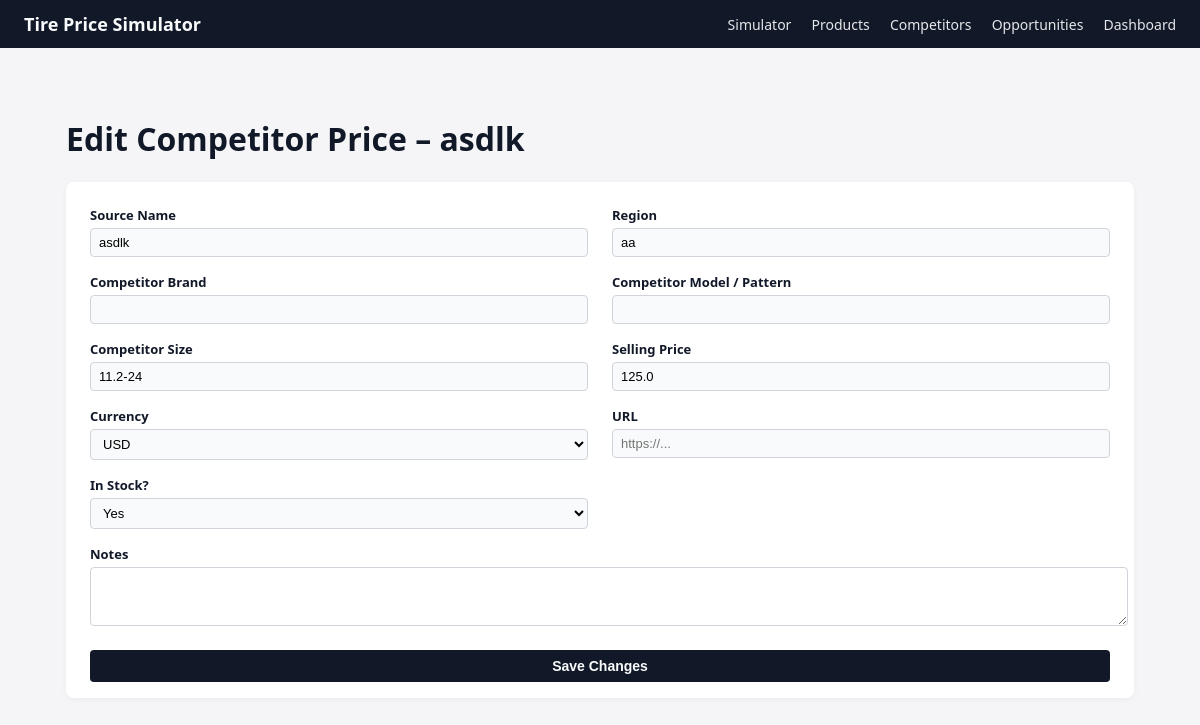
The app's page /competitors/1/edit with its own data.
### app/main.py (models this page shows)
class CompetitorPrice(Base):
    __tablename__ = "competitor_prices"
    id = Column(Integer, primary_key=True, index=True)
    product_id = Column(Integer, ForeignKey("products.id"), nullable=False)
    source_name = Column(String, nullable=False)   # e.g. “Tyres Int.”
    region = Column(String)                        # e.g. “US East”
    competitor_brand = Column(String)
    competitor_model = Column(String)
    competitor_size = Column(String)
    selling_price = Column(Float, default=0.0)
    currency = Column(String, default="USD")
    url = Column(String)
    in_stock = Column(Boolean, default=True)
    notes = Column(String)
    product = relationship("Product", back_populates="competitor_prices")

### app/main.py (the view)
@app.get("/competitors/{competitor_id}/edit", response_class=HTMLResponse)
def edit_competitor(
    competitor_id: int,
    request: Request,
    db: Session = Depends(get_db),
):
    competitor = (
        db.query(CompetitorPrice)
        .filter(CompetitorPrice.id == competitor_id)
        .first()
    )
    if not competitor:
        return RedirectResponse(url="/products", status_code=303)
    return templates.TemplateResponse(
        "edit_competitor.html",
        {
            "request": request,
            "competitor": competitor,
        },
    )

### templates/edit_competitor.html (shortened to what this page needs)
{% extends "base.html" %}
{% block content %}
<div class="main-container">
  <h1>Edit Competitor Price – {{ competitor.competitor_brand or competitor.source_name }}</h1>
  <form method="post" action="/competitors/{{ competitor.id }}/edit" class="form-grid">
    <div class="form-row">
      <label for="source_name">Source Name</label>
      <input type="text" id="source_name" name="source_name" value="{{ competitor.source_name }}" required>
    </div>
    <div class="form-row">
      <label for="region">Region</label>
      <input type="text" id="region" name="region" value="{{ competitor.region or '' }}" placeholder="e.g. US East, EU, Global">
    </div>
    <div class="form-row">
      <label for="competitor_brand">Competitor Brand</label>
      <input type="text" id="competitor_brand" name="competitor_brand" value="{{ competitor.competitor_brand or '' }}">
    </div>
    <div class="form-row">
      <label for="competitor_model">Competitor Model / Pattern</label>
      <input type="text" id="competitor_model" name="competitor_model" value="{{ competitor.competitor_model or '' }}">
    </div>
    <div class="form-row">
      <label for="competitor_size">Competitor Size</label>
      <input type="text" id="competitor_size" name="competitor_size" value="{{ competitor.competitor_size or '' }}">
    </div>
    <div class="form-row">
      <label for="selling_price">Selling Price</label>
      <input type="number" step="0.01" min="0" id="selling_price" name="selling_price" value="{{ competitor.selling_price or 0 }}">
    </div>
    <div class="form-row">
      <label for="currency">Currency</label>
      <select id="currency" name="currency">
        <option value="USD" {% if competitor.currency == "USD" %}selected{% endif %}>USD</option>
      </select>
    </div>
    <div class="form-row">
      <label for="url">URL</label>
      <input type="text" id="url" name="url" value="{{ competitor.url or '' }}" placeholder="https://...">
    </div>
    <div class="form-row">
      <label for="in_stock">In Stock?</label>
      <select id="in_stock" name="in_stock">
        <option value="1" {% if competitor.in_stock %}selected{% endif %}>Yes</option>
      </select>
    </div>
    <div class="form-row full-width">
      <label for="notes">Notes</label>
      <textarea id="notes" name="notes" rows="3" style="width:100%; padding:6px 8px; border-radius:4px; border:1px solid #d0d4da;">{{ competitor.notes or '' }}</textarea>
    </div>
    <div class="form-row full-width" style="margin-top:8px;">
      <button type="submit">Save Changes</button>
    </div>
  </form>
</div>
{% endblock %}

### templates/base.html (style rules this page uses)
.main-container { max-width: 1100px; margin: 0 auto; padding: 24px 16px 48px; }
form.form-grid { background: #ffffff; padding: 24px 24px 16px; border-radius: 8px; box-shadow: 0 2px 6px rgba(0,0,0,0.04); display: grid; grid-template-columns: repeat(2, minmax(0, 1fr)); gap: 16px 24px; }
.form-row.full-width { grid-column: 1 / -1; }
.form-row { display: flex; flex-direction: column; }
.form-row label { font-size: 13px; font-weight: 600; margin-bottom: 4px; }
.form-row input, .form-row select { font-size: 13px; padding: 6px 8px; border-radius: 4px; border: 1px solid #d0d4da; background: #f9fafb; }
form.form-grid button[type="submit"] { padding: 8px 14px; font-size: 14px; font-weight: 600; border-radius: 4px; border: none; cursor: pointer; background: #111827; color: #f9fafb; }
body { font-family: system-ui, -apple-system, BlinkMacSystemFont, "Segoe UI", sans-serif; margin: 0; padding: 0; background: #f5f5f7; color: #111827; }
input, select { font-size: 13px; padding: 4px 6px; border-radius: 4px; border: 1px solid #d1d5db; width: 100%; box-sizing: border-box; }

### records on screen
CompetitorPrice: competitor_brand+source_name "asdlk", source_name "asdlk", region "aa", competitor_size "11.2-24", selling_price "125.0", currency "USD", in_stock "Yes"
